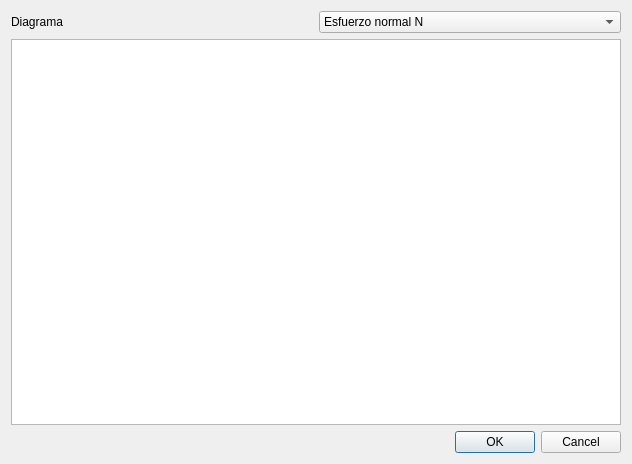
<?xml version="1.0" encoding="UTF-8"?>
<ui version="4.0">
 <class>DlgDiagramas</class>
 <widget class="QDialog" name="DlgDiagramas">
  <property name="geometry">
   <rect>
    <x>0</x>
    <y>0</y>
    <width>632</width>
    <height>464</height>
   </rect>
  </property>
  <property name="windowTitle">
   <string>Diagramas de Esfuerzos</string>
  </property>
  <layout class="QVBoxLayout" name="verticalLayout">
   <item>
    <layout class="QHBoxLayout" name="horizontalLayout">
     <item>
      <widget class="QLabel" name="label">
       <property name="text">
        <string>Diagrama</string>
       </property>
      </widget>
     </item>
     <item>
      <widget class="QComboBox" name="comboBox">
       <item>
        <property name="text">
         <string>Esfuerzo normal N</string>
        </property>
       </item>
       <item>
        <property name="text">
         <string>Esfuerzo de corte Q</string>
        </property>
       </item>
       <item>
        <property name="text">
         <string>Momento Flector M</string>
        </property>
       </item>
      </widget>
     </item>
    </layout>
   </item>
   <item>
    <widget class="QGraphicsView" name="graphicsView"/>
   </item>
   <item>
    <widget class="QDialogButtonBox" name="buttonBox">
     <property name="orientation">
      <enum>Qt::Horizontal</enum>
     </property>
     <property name="standardButtons">
      <set>QDialogButtonBox::Cancel|QDialogButtonBox::Ok</set>
     </property>
    </widget>
   </item>
  </layout>
 </widget>
 <resources/>
 <connections>
  <connection>
   <sender>buttonBox</sender>
   <signal>accepted()</signal>
   <receiver>DlgDiagramas</receiver>
   <slot>accept()</slot>
   <hints>
    <hint type="sourcelabel">
     <x>248</x>
     <y>254</y>
    </hint>
    <hint type="destinationlabel">
     <x>157</x>
     <y>274</y>
    </hint>
   </hints>
  </connection>
  <connection>
   <sender>buttonBox</sender>
   <signal>rejected()</signal>
   <receiver>DlgDiagramas</receiver>
   <slot>reject()</slot>
   <hints>
    <hint type="sourcelabel">
     <x>316</x>
     <y>260</y>
    </hint>
    <hint type="destinationlabel">
     <x>286</x>
     <y>274</y>
    </hint>
   </hints>
  </connection>
 </connections>
</ui>
